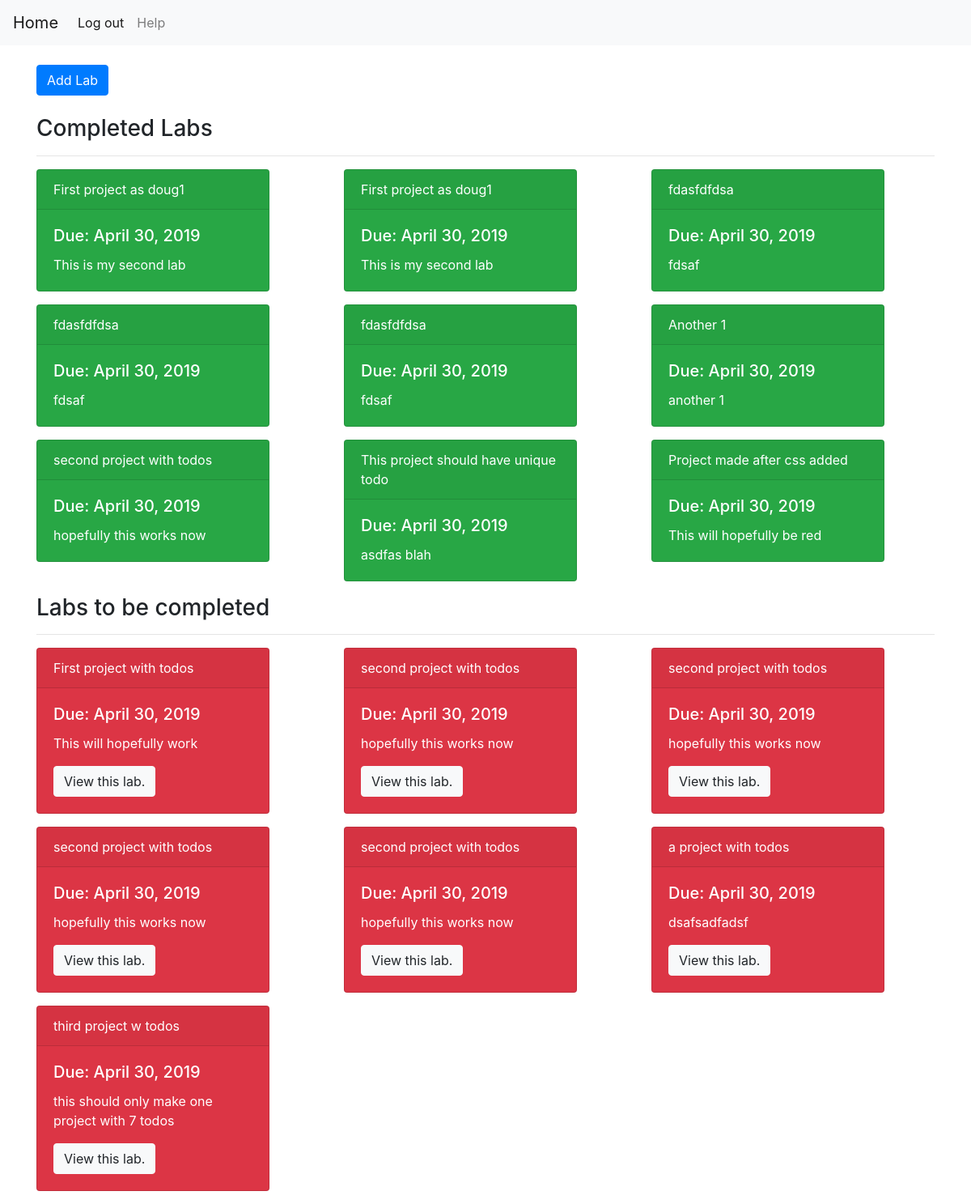
The app's page / (signed in) with its own data.
### main/models.py (models this page shows, shortened)
class Lab(models.Model):
    title = models.CharField(max_length=50)
    description = models.CharField(max_length=200)
    start_date = models.DateField()
    due_date = models.DateField()
    users = models.ManyToManyField(User)
    completed = models.BooleanField(default=False)
    class Meta:
        verbose_name_plural = 'Labs'
    def __str__(self):
        return self.title

### main/views.py (the view)
# urls.py: path('', views.homepage, name='homepage'),
def homepage(request):
    if request.user.is_authenticated:
        completed = Lab.objects.filter(users=request.user, completed=True)
        incompleted = Lab.objects.filter(users=request.user, completed=False).order_by('due_date')
        print(incompleted)
        return render(request,
                    'main/homepage.html',
                    context={'completed': completed, 'incompleted': incompleted,
                            'logged_in': True})
    else:
        return render(request,
                      'main/homepage.html',
                      {'logged_in': False})

### main/templates/main/homepage.html
{% extends "main/main_html.html" %}
{% block content %}
<div class='container'>
    {% if logged_in == True%}
        <a href='/labs/new' class='btn btn-primary'> Add Lab</a> <br> <br>
        <h3> Completed Labs </h3>
        <hr>
        <div class='row'>
            {% for lab in completed %}
            <div class='col-md-4'>
                <div class="card text-white bg-success mb-3" style="max-width: 18rem;">
                    <div class="card-header">{{  lab.title }}</div>
                    <div class="card-body">
                        <h5 class="card-title">Due: {{ lab.due_date }}</h5>
                        <p class="card-text">{{ lab.description }}</p>
                    </div>
                </div>
            </div>
            {% endfor %}
        </div>
        <h3> Labs to be completed </h3>
        <hr>
        <div class='row'>
            {% for lab in incompleted %}
            <div class='col-md-4'>
                    <div class="card text-white bg-danger mb-3" style="max-width: 18rem;">
                        <div class="card-header">{{  lab.title }}</div>
                        <div class="card-body">
                            <h5 class="card-title">Due: {{ lab.due_date }}</h5>
                            <p class="card-text">{{ lab.description }}</p>
                            <a href={% url 'main:lab_show' lab_id=lab.id %} class="btn btn-light">View this lab.</a>
                        </div>
                    </div>
                </div>
            {% endfor %}
         </div>
    {% else %}
        <h3> Please log in to use this app. </h3>
    {% endif %}
</div>
{% endblock %}

### records on screen
Lab: title "First project as doug1", due_date "April 30, 2019", description "This is my second lab"
Lab: title "First project as doug1", due_date "April 30, 2019", description "This is my second lab"
Lab: title "fdasfdfdsa", due_date "April 30, 2019", description "fdsaf"
Lab: title "fdasfdfdsa", due_date "April 30, 2019", description "fdsaf"
Lab: title "fdasfdfdsa", due_date "April 30, 2019", description "fdsaf"
Lab: title "Another 1", due_date "April 30, 2019", description "another 1"
Lab: title "second project with todos", due_date "April 30, 2019", description "hopefully this works now"
Lab: title "This project should have unique todo", due_date "April 30, 2019", description "asdfas blah"
Lab: title "Project made after css added", due_date "April 30, 2019", description "This will hopefully be red"
Lab: title "First project with todos", due_date "April 30, 2019", description "This will hopefully work"
Lab: title "second project with todos", due_date "April 30, 2019", description "hopefully this works now"
Lab: title "second project with todos", due_date "April 30, 2019", description "hopefully this works now"
Lab: title "second project with todos", due_date "April 30, 2019", description "hopefully this works now"
Lab: title "second project with todos", due_date "April 30, 2019", description "hopefully this works now"
Lab: title "a project with todos", due_date "April 30, 2019", description "dsafsadfadsf"
Lab: title "third project w todos", due_date "April 30, 2019", description "this should only make one project with 7 todos"
